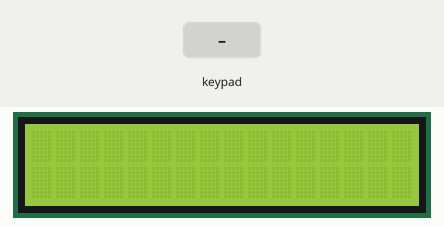
Simulated run of this sketch. Board: Arduino Uno, built with avr-gcc and run on an emulated ATmega328P. Shown: 16×2 character LCD. The inputs (shaded band) are chosen by the test bench.

Above: at 1.2 s.
1.3 s: keypad keys 7 + 5 = pressed 0.4 s apart
At 3.9 s:
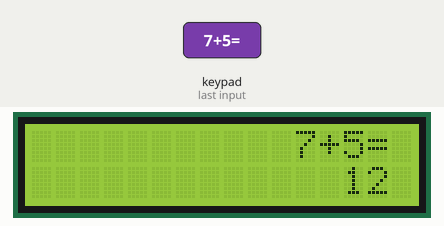
4.4 s: key '/' pressed
At 5.7 s:
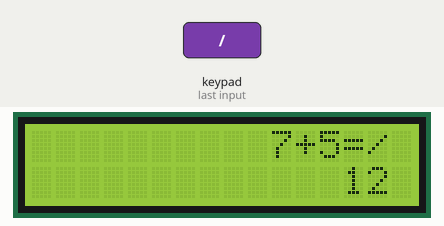
6.0 s: keypad keys 8 / 2 = pressed 0.4 s apart
At 8.3 s:
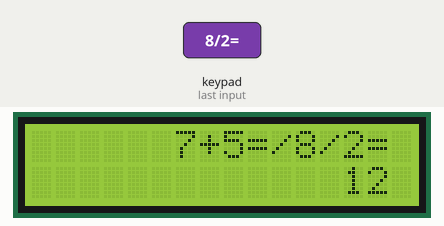
9.1 s: key 'x' pressed
At 10.3 s:
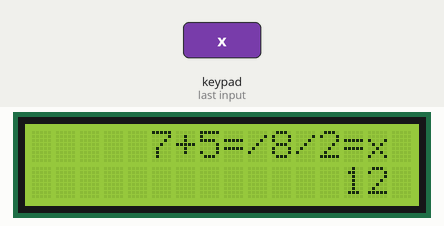
10.6 s: key '=' pressed
At 11.4 s:
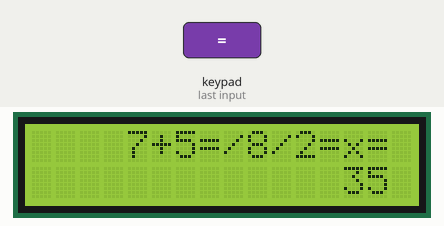
12.1 s: keypad keys 9 8 7 6 = pressed 0.4 s apart
At 15.0 s:
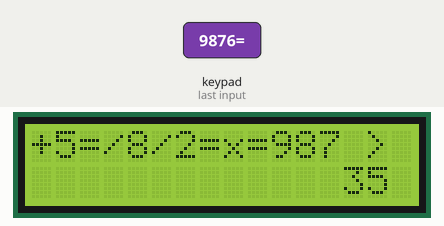
Timing chart, 0 to 16.5 s (numbered marks = the images above; inputs shaded):
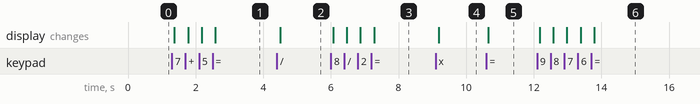

The sketch:

Calc.ino
```cpp
/**
  Calculadora científica

  @author
  	Pedro Serer <pedrotiserer@hotmail.com>
  	Gustavo Cazoni <gucazoni147@gmail.com>

  @version 0.0.2
*/

#include <LiquidCrystal.h>
#include <Keypad.h>
#include <stdlib.h>

/*Configuração dos pinos do display*/
LiquidCrystal lcd(A0, A1, A2, A3, A4, A5);

void operacao(char left[], char right[], char flop);
void display(int valores_na_tela, char seq[]);

const byte Lines = 4;
const byte Coluns = 4;

int qtd = 0, qtd1 = 0;
bool flag = false;

char operadores[] = {'+', '-', 'x', '/'};
char seq[14], left[14], right[14];
char key, flop = '\0';

char Teclado [Lines][Coluns] = {
  {'1', '2', '3', '/'},
  {'4', '5', '6', 'x'},
  {'7', '8', '9', '-'},
  {'.', '0', '=', '+'}
};

/*Configuração dos pinos do teclado*/
byte pinosLinhas[Lines] = {9, 8, 7, 6};
byte pinosColunas[Coluns] = {5, 4, 3, 2};

/*Objeto do teclado*/
Keypad keyp = Keypad(makeKeymap(Teclado), pinosLinhas, pinosColunas, Lines, Coluns);

void setup()
{
  lcd.begin(16, 2);
}

void loop()
{
  key = keyp.getKey();
  delay(50);

  if (key) {
    seq[qtd] = (char) key;               	  // Array Push

    for (int i = 0; i < 4; i++) {
      if (key == operadores[i]) {
      	flop = operadores[i];
      }
    }

    if ((key != flop) && (flag == false)) {
        left[qtd] = key;
    } else {
      	flag = true;
	right[qtd1] = key;
        qtd1 += 1;
    }

    if (key == '=') {
    	operacao(left, right, flop);
    }

    qtd += 1;
    Display(qtd, seq);
  }
}

void Display(int valores_na_tela, char seq[])
{
  lcd.setCursor((15 - valores_na_tela), 0);

  for (int i = 0; i < valores_na_tela; i++) {
    lcd.print(seq[i]);
  }
}

void operacao(char left[], char right[], char flop){
  lcd.setCursor(13, 1);
  right[0] = '+';				 //coloca o array como positivo

  switch (flop) {
  	case '+':
    	lcd.print(atoi(left) + atoi(right));
    	break;
  	case '-':
    	lcd.print(atoi(left) - atoi(right));
    	break;
  	case 'x':
    	lcd.print(atoi(left) * atoi(right));
    	break;
  	case '/':
    	lcd.print(atoi(left) / atoi(right));
    	break;
  }
}
```

Measured:
- after the input at 1.3 s, the display: first changes after 0.07 s (image 1 shows a later state)
- after the input at 4.4 s, the display: changes after 0.10 s (image 2)
- after the input at 6.0 s, the display: first changes after 0.06 s (image 3 shows a later state)
- after the input at 9.1 s, the display: changes after 0.09 s (image 4)
- after the input at 10.6 s, the display: changes after 0.06 s (image 5)
- after the input at 12.1 s, the display: first changes after 0.07 s (image 6 shows a later state)
